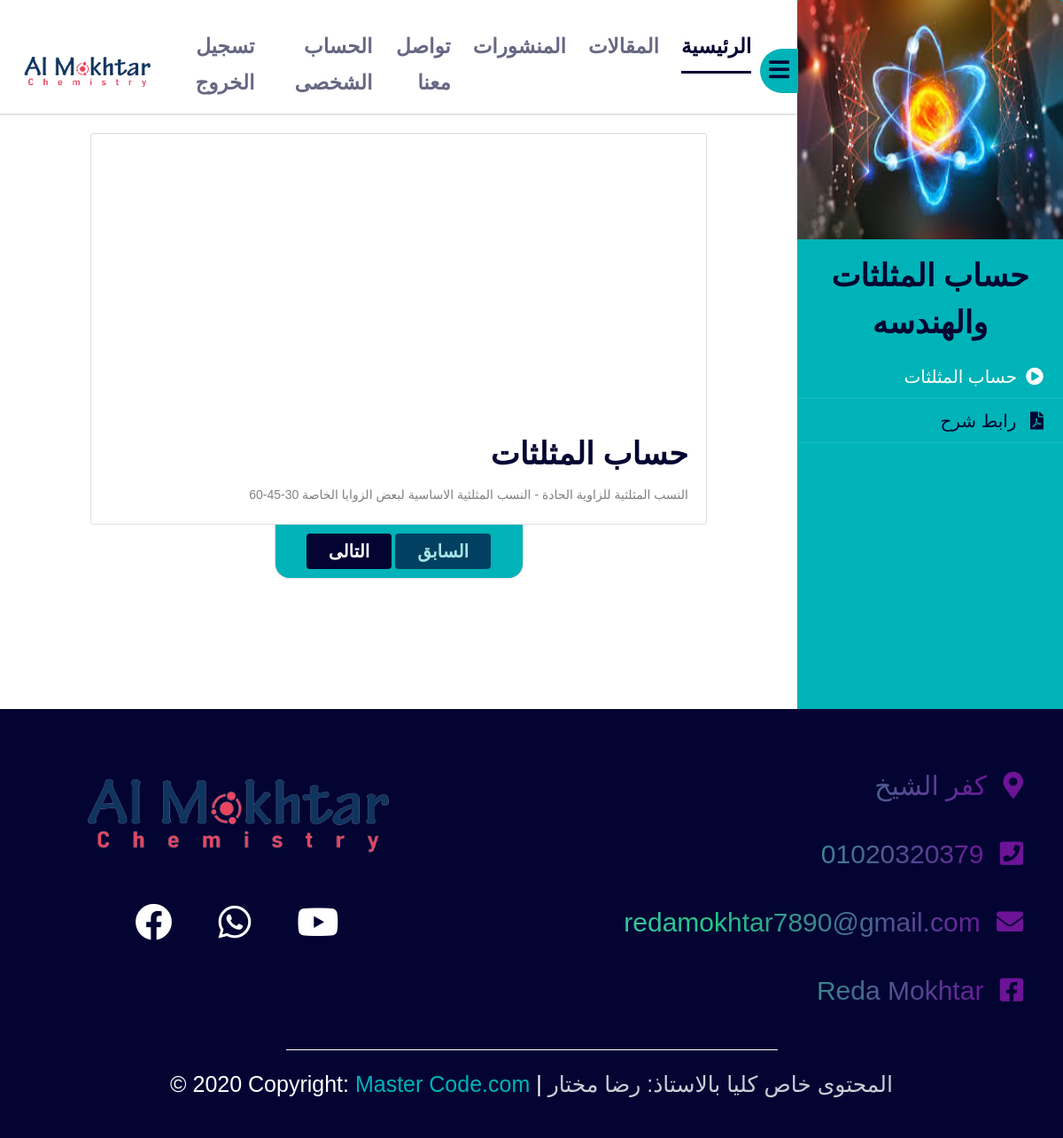
The page /course_content.php?category_id=18 (signed in) on the database its author committed.
### tables this page shows
CREATE TABLE `category` (
  `category_id` int(11) NOT NULL,
  `category_name` varchar(255) NOT NULL,
  `category_description` text NOT NULL,
  `ordering` int(11) DEFAULT 0,
  `parent` int(11) NOT NULL,
  `Visibility` tinyint(4) NOT NULL,
  `Allow_Comment` tinyint(4) NOT NULL,
  `Allow_Ads` tinyint(4) NOT NULL,
  `image` varchar(255) NOT NULL
);

CREATE TABLE `lessons` (
  `lesson_id` int(11) NOT NULL,
  `lesson_name` varchar(255) NOT NULL,
  `lesson_description` text NOT NULL,
  `video` varchar(255) NOT NULL,
  `lesson_data` date NOT NULL,
  `member_id` int(11) NOT NULL,
  `cat_id` int(11) NOT NULL,
  `tags` varchar(225) NOT NULL,
  `allow_comments` tinyint(4) NOT NULL DEFAULT 0,
  `Approve` tinyint(1) NOT NULL DEFAULT 0,
  `pdf` varchar(255) DEFAULT NULL
);

### course_content.php (the view, shortened to what this page needs)
<?php
	include 'inital.php';
    $getUser = $con->prepare("SELECT * FROM members WHERE username = ?");
    $getUser->execute(array($sessionUser));
    $info = $getUser->fetch();
    if (isset($_SESSION['user']) && $info['regstatus'] == 1) {
        $category_id = isset($_GET['category_id']) && is_numeric($_GET['category_id']) ? intval($_GET['category_id']) : 0;
        $getlessons = $con->prepare("SELECT * FROM lessons WHERE cat_id = ?");
        $getlessons->execute(array($category_id));
        $count = $getlessons->rowCount();
        if ($count > 0) {
            $lessons = $getlessons->fetchAll();
?>
<body>
    <div class="wrapper d-flex align-items-stretch">
		<nav id="sidebar" class="order-last text-right" >
			<div class="">
                <?php
                    $categories = $con->prepare("SELECT category_name, image FROM category where category_id = ?");
                    $categories->execute(array($category_id));
                    $category = $categories->fetch();
                ?>
                <?php
                    if (isset($category['image']) && $category['image'] !== '') {
                        echo '<img src="admin/uploads/'.$category['image'].'" class="card-img-top" alt="...">';
                    } else{
                        echo '<img src="layouts/img/default.jpg" class="card-img-top" alt="...">';
                    }
                ?>
				<h2 class="text-center"><a href="index.php" class="logo"><?php echo $category['category_name'];?></a></h2>
				<ul class="list-unstyled components mb-5">
                    <?php
                        $key_2=1;
                        $key_1=1;
                        foreach($lessons as $key=>$lesson){
                            if($key_2==$key)
                                {
                                    if($key_1==$key){
                                        $key=$key+1;
                                    } else{
                                        $key=$key+$key_1;
                                    }
                                }else{
                                    $key = $key+$key_2;
                                }
                            ?>
                                <li class="<?php
                                            if($key==1){echo'active ';}
                                            echo $key;
                                            ?>">
                                    <button value="<?php echo $key;?>"><?php echo $lesson['lesson_name'];?><span class="fas fa-play-circle mr-3"></span></button>
                                </li>
                            <?php
                            $key_1=$key;
                            if (isset($lesson['pdf']) && $lesson['pdf'] !== '') {
                                if(isset($key_1)&&$key_1==$key)
                                {
                                    $key_2=$key+1;
                                }else{
                                    $key_2=$key+2;
                                }
                                echo '
                                <li class="'. $key_2.'">
                                    <button value="'.$key_2.'"> رابط شرح <span class="fas fa-file-pdf mr-3"></span></button>
                                </li>
                                ';
                            }
                        }
                    ?>
				</ul>
			</div>
		</nav>
		<div id="content">
            <section class="header">
                <nav class="navbar navbar-expand-lg navbar-light">
                    <a href="index.php"><img src="layouts/img/logo_2.png" class="pl-2" width="160"></a>
                    <div class="collapse navbar-collapse" id="navbarTogglerDemo01">
                        <ul class="navbar-nav mr-auto mt-2 mt-lg-0 text-center">
                            <li class="nav-item " style="margin-bottom: 9px;">
                                <a class="nav-link_cust" href="logout.php">تسجيل الخروج</a>
                            </li>
                            <li class="nav-item">
                                <a class="nav-link_cust" href="account.php"> الحساب الشخصى</a>
                            </li>
                            <li class="nav-item" >
                                <a class="nav-link_cust" href="contact_us.php">تواصل معنا</a>
                            </li>
                            <li class="nav-item" >
                                <a class="nav-link_cust" href="activities.php"> المنشورات</a>
                            </li>
                            <li class="nav-item">
                                <a class="nav-link_cust" href="posts.php">المقالات</a>
                            </li>
                            <li class="nav-item active">
                                <a class="nav-link_cust active_link_cust" href="main.php">الرئيسية <span class="sr-only">(current)</span></a>
                            </li>
                        </ul>
                    </div>
                    <button id="sidebarCollapse"><i class="fa fa-bars"></i></button>
                </nav>
            </section>
			<section class="section7">
				<div class="container content">
                <?php
                        $key_2=1;
                        $key_1=1;
                        foreach($lessons as $key=>$lesson){
                            if($key_2==$key)
                                {
                                    if($key_1==$key){
                                        $key=$key+1;
                                    } else{
                                        $key=$key+$key_1;
                                    }
                                }else{
                                    $key = $key+$key_2;
                                } ?>
                                <div class="video <?php echo $key; ?> <?php if($key > 1){echo'hidden_val';} ?>" data-index="<?php echo $key; ?>">
                                <?php
                            $stmt = $con->prepare("SELECT
                                                    answer.mark
                                                FROM
                                                    answer
                                                INNER JOIN
                                                    exams
                                                ON
                                                    exams.exam_id = answer.exam_id
                                                where
                                                    exams.lesson_id = ?
                                                ");
                        $stmt->execute(array($lesson['lesson_id']));
                        $mark = $stmt->fetch();
                            if ($lesson['Approve'] > 0 || $mark['mark'] > 5){
                                ?>
                                    <div class="card text-right">
                                    <?php echo $lesson['video'];?>
                                        <div class="card-body">
                                            <h2><?php echo $lesson['lesson_name'];?></h2>
                                            <p class="card-text"><?php echo $lesson['lesson_description'];?></p>
                                        </div>
                                    </div>
                            <?php }
                            echo '</div>';
                            $key_1=$key;
                            if (isset($lesson['pdf']) && $lesson['pdf'] !== '') {
                                if(isset($key_1)&&$key_1==$key)
                                {
                                    $key_2=$key+1;
                                }else{
                                    $key_2=$key+2;
                                }
                            }
                            ?><?php
                        }
                    ?>
				</div>
				<div class="content_control text-center">
					<div class="center_content">
						<button class="btn" id="next">التالى</button>
						<button class="btn" id="previous">السابق</button>
					</div>
				</div>
			</section>
		</div>
	</div>
<?php include $tpl . 'partial/footer.php'; ?>
</body>
<?php
include $tpl . 'scripts.php';
}
}else {
    header('Location: reg.php');
    exit();
}
?>

### layouts/css/index.css (style rules this page uses)
body { font-family: Almarai; overflow-x: hidden; }
.header nav { margin-top: 24px; padding-bottom: 0px; border-bottom: 2px solid #e1e4e8; }
.header nav .nav-item { margin-bottom: 13px; text-align: right; }
.header nav .navbar-nav { margin: auto; margin-top: 30px; }
.header nav .navbar-nav .nav-link_cust { text-decoration: none; margin-left: 25px; font-size: 23px; font-weight: bold; opacity: 0.6; cursor: pointer; }
.header nav .navbar-nav .active_link_cust { opacity: 1; padding-bottom: 15px; }
.header nav ul { margin-left: 15%; }
.header nav .nav-link_cust { color: #030432; }
.header nav .active_link_cust { border-bottom: 3px solid #030432; }
.section7 .card { width: 80%; margin: auto; margin-top: 20px; }
.section7 .card iframe { width: 100%; }
.section7 .card h2 { font-size: 35px; font-weight: bold; color: #030432; }
#sidebarCollapse { border: none; background-color: #00b3b8; color: #030432; height: 50px; width: 50px; font-size: 26px; margin-right: -17px; margin-left: 10px; border-radius: 30px 0 0 30px; }
#sidebar { background-color: #00b3b8; }
#sidebar h2 { margin-bottom: 10px; margin-top: 15px; font-size: 35px; font-weight: bold; }
#sidebar img { width: 100%; height: 270px; }
#sidebar a { color: #030432; }
#sidebar button { color: #030432; background: none; border: none; width: 100%; text-align: right; height: 50px; border-bottom: 1px solid rgba(255, 255, 255, 0.1); }
#sidebar ul li.active>button { color: #fff; }
#sidebar ul li button { font-size: 20px; }
#sidebar ul li button span { margin-left: 10px; }
.content_control, .content_control_2 { background-color: #00b3b8; width: 25%; margin: auto; margin-bottom: 10px; border-radius: 0 0 16px 16px; box-shadow: 0px 0px 2px; }
@media (max-width: 1200px) { .content_control, .content_control_2 { width: 31%; } }
.content_control button, .content_control_2 button { background-color: #030432; color: #fff; font-size: 20px; font-weight: bold; padding: 5px 25px; margin: 10px 0; border: none; }
.disabled_prev { opacity: 0.4; cursor: no-drop !important; }

### layouts/css/mains.css (style rules this page uses)
body { font-family: Almarai; }

### rows shown on the page
category: category_name "حساب المثلثات والهندسه"
lessons: $key 1 (drawn), lesson_name "حساب المثلثات", $key_2 2 (drawn), lesson_description "النسب المثلثية للزاوية الحادة - النسب المثلثية الاساسية لبعض الزوايا الخاصة 30-45-60"
